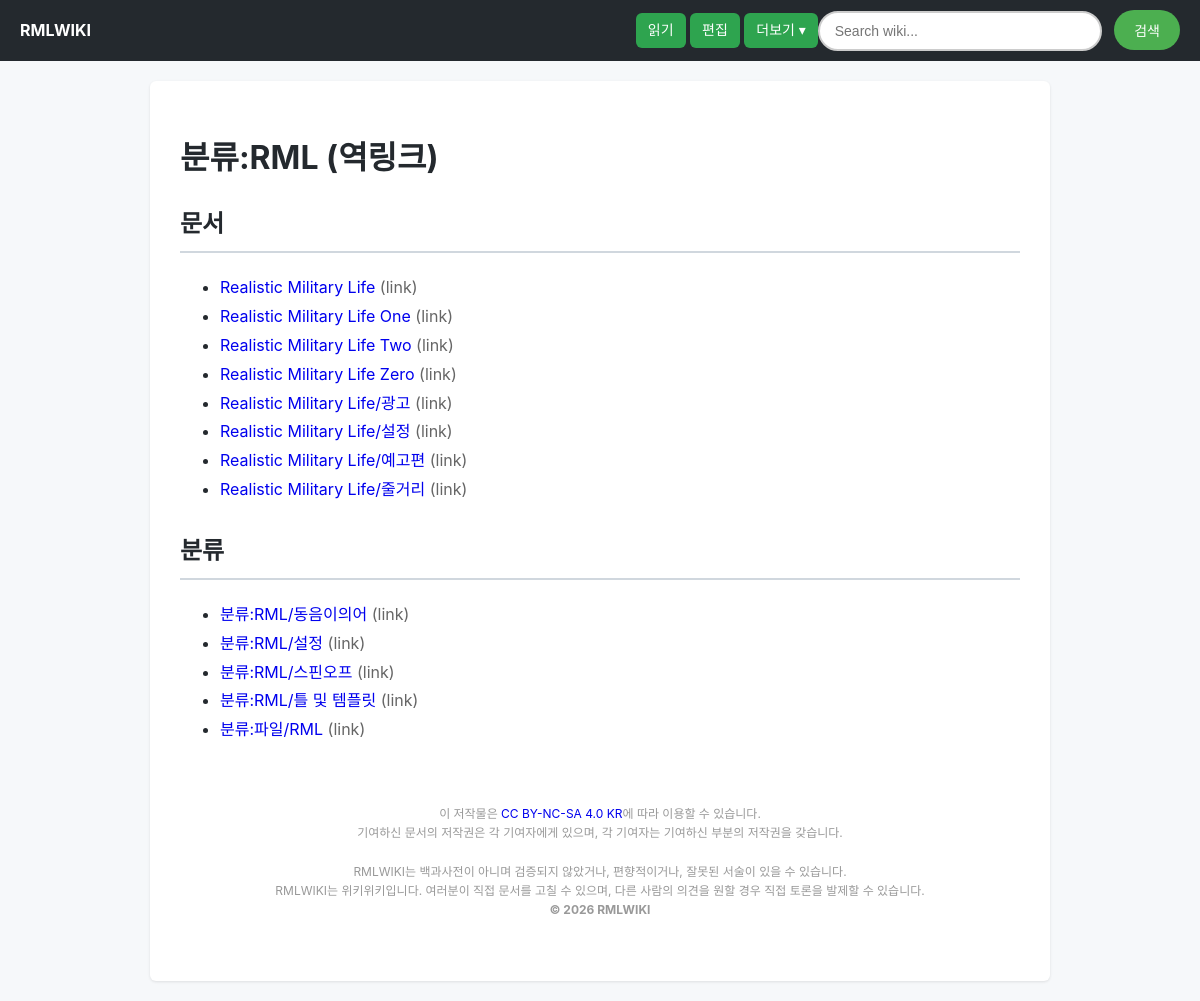
The app's page /backlink/분류:RML with its own data.
### tables this page shows
CREATE TABLE documents (
            id INTEGER PRIMARY KEY AUTOINCREMENT,
            title TEXT UNIQUE,
            content TEXT,
            is_protected INTEGER DEFAULT 0
        );

### app.py (the view)
@app.route("/backlink/<path:Document>")
def backlink(Document):
    Document = prefix(Document)
    return flask.render_template(
        "index.html",
        title=Document,
        mode="backlink",
        backlinks=get_backlinks(Document),
        wiki_name=config.WIKI_NAME,
        wiki_page=config.MAIN_PAGE,
        wiki_color=config.LOGO_COLOR
    )

### app.py (called while the page is built, shortened)
@app.context_processor
def inject_footer_content():
    return {
        "footer_content": config.FOOTER_CONTENT,
        "is_operator": is_admin_role(get_current_user_role())
    }

def prefix(Document):
    Document = urllib.parse.unquote(Document)
    if Document.startswith("문서:"):
        Document = Document[len("문서:"):]
    return Document

def normalize_redirect_target(target):
    if target is None:
        return None
    target = str(target).strip()
    if not target:
        return None
    target = urllib.parse.unquote(target)
    target = target.strip()
    if target.startswith("문서:"):
        target = target[len("문서:"):]
    return target or None

def get_document_namespace(title):
    for namespace in config.NAMESPACE_LIST:
        if title.startswith(f"{namespace}:"):
            return namespace
    return "문서"

def is_admin_role(role):
    if role is None:
        return False

def get_current_user_role():
    if flask.session.get('operator_authenticated'):
        return 'admin'
    username = flask.session.get('user')
    if not username:
        return None

def get_client_ip():
    return flask.request.remote_addr or "unknown"

def get_active_blocks(target_type, target):
    if not target:
        return []
    now = datetime.datetime.now().replace(microsecond=0).isoformat(sep=" ")
    conn = sqlite3.connect(config.DB_PATH)
    try:
        rows = conn.execute(
            """
            SELECT id, target_type, target, expires_at, reason, action,
                   blocked_by, created_at
            FROM access_blocks
            WHERE active = 1
              AND target_type = ?
              AND target = ?
              AND (expires_at IS NULL OR expires_at > ?)
            ORDER BY id DESC
            """,
            (target_type, target, now)
        ).fetchall()
        return rows
    finally:
        conn.close()

### templates/index.html (shortened to what this page needs)
<!DOCTYPE html>
<html lang="ko">
<head>
    <link rel="stylesheet" href="{{ url_for('static', filename='style.css') }}">
</head>
<body data-page-mode="{{ mode }}" data-document-title="{{ title }}" data-main-page="{{ wiki_page }}">
    <div class="menu">
        <a href="/w/{{ wiki_page }}" style="text-decoration: none; color: {{ wiki_color or 'white' }};"><b>{{ wiki_name or 'WIKI' }}</b></a>
        <a href="{{ url_for('view', Document=title) }}" class="box">읽기</a>&nbsp;
        <a href="{{ url_for('editing', Document=title) }}" class="box">편집</a>&nbsp;
        <details class="menu-more">
            <summary>더보기</summary>
        </details>
        <form action="/search">
            <input type="text" name="q" placeholder="Search wiki...">
            <button>검색</button>
        </form>
    </div>
    <div class="container">
        {% if mode == "w" %}
            <h1>{{ title }} {% if version %}(r{{ version }} 버전){% endif %}</h1>
            {% if come %}
                <div style="margin: 12px 0 16px; padding: 12px 14px; border: 1px solid #d0ebff; border-radius: 6px; background: #f1f8ff; color: #1864ab;">
                    <strong>↩ 리다이렉트 안내</strong><br>
                    이전 문서 <b>{{ come }}</b>에서 이 문서로 이동했습니다.<br>
                    <hr>
                    <a href="/edit/{{ come }}" style="color: #1864ab;"><strong>“{{ come }}” 문서 수정하러 가기</strong></a>
                </div>
            {% endif %}
            {% if letter %}
                <div class="Stub">이 문서는 토막글 문서입니다. 여러분의 기여로 문서를 가득 채워주시길 바랍니다.</div>
            {% endif %}
            <div class="wiki-body">
                {{ detail|safe }}
            </div>
        {% elif mode == "raw" %}
            <h1>{{ title }} (RAW r{{ version }})</h1>
            <textarea id="raw-document-content" class="wiki-raw-source" readonly>{{ raw_content }}</textarea>
            <button type="button" class="wiki-version-copy" data-copy-target="raw-document-content">전체 복사</button>
        {% elif mode == "edit" %}
            <h1>{{ title }} (편집)</h1>
            <form method='post' id="document-edit-form">
                <textarea name='content' rows='20' style="width: 100%; box-sizing: border-box;">{{ detail }}</textarea><br>
                <button type='submit' style="margin-top: 10px; padding: 10px 20px;">저장</button>
            </form>
        {% elif mode == "backlink" %}
            <h1>{{ title }} (역링크)</h1>
            {% if backlinks %}
                {% for namespace, items in backlinks.items() %}
                    <section style="margin: 20px 0 28px;">
                        <h2 style="border-bottom: 2px solid #d0d7de; padding-bottom: 8px;">{{ namespace }}</h2>
                        <ul style="line-height: 1.8;">
                        {% for item in items %}
                            <li>
                                <a href="{{ url_for('view', Document=item.title) }}">{{ item.title }}</a>
                                <span style="color: #666;">({{ item.type }})</span>
                            </li>
                        {% endfor %}
                        </ul>
                    </section>
                {% endfor %}
            {% else %}
                <p>이 문서를 가리키는 역링크가 없습니다.</p>
            {% endif %}
        {% elif mode == "admin" %}
            <h1>{{ title }}</h1>
        {% endif %}
        {{ footer_content|safe }}
    </div>
</body>
</html>

### static/style.css (style rules this page uses)
body { font-family: -apple-system, BlinkMacSystemFont, "Segoe UI", Roboto, "Helvetica Neue", Arial, sans-serif; line-height: 1.6; color: #24292e; background-color: #f6f8fa; margin: 0; padding: 0; display: flex; flex-direction: column; align-items: center; }
.container { width: 100%; max-width: 900px; background: #ffffff; padding: 30px; margin: 20px 0; box-shadow: 0 1px 3px rgba(0,0,0,0.1); border-radius: 6px; box-sizing: border-box; }
.menu { width: 100%; background-color: #24292e; padding: 10px 20px; display: flex; justify-content: flex-end; box-sizing: border-box; align-items: center; }
.menu .box, .menu-more > summary, .wiki-btn-create { background-color: #2ea44f; color: white; border: none; padding: 6px 12px; font-size: 14px; font-weight: 500; border-radius: 6px; cursor: pointer; transition: background 0.2s; text-decoration: none; }
.menu > a:first-child { margin-right: auto; }
.menu-more { position: relative; }
.menu-more > summary { list-style: none; }
.menu-more > summary::after { content: " ▾"; }
a { text-decoration: none; }
.menu input[type="text"] { width: 250px; padding: 10px 15px; border: 2px solid #ccc; border-radius: 25px; font-size: 14px; outline: none; transition: all 0.3s ease; }
button { padding: 10px 20px; margin-left: 8px; border: none; border-radius: 25px; background-color: #4CAF50; color: white; font-size: 14px; cursor: pointer; transition: background-color 0.3s ease; }
footer { text-align: center; padding: 20px; font-size: 12px; color: #999; }

### records on screen
documents: title "분류:RML"
documents: title "Realistic Military Life", type "link"
documents: title "Realistic Military Life One", type "link"
documents: title "Realistic Military Life Two", type "link"
documents: title "Realistic Military Life Zero", type "link"
documents: title "Realistic Military Life/광고", type "link"
documents: title "Realistic Military Life/설정", type "link"
documents: title "Realistic Military Life/예고편", type "link"
documents: title "Realistic Military Life/줄거리", type "link"
documents: title "분류:RML/동음이의어", type "link"
documents: title "분류:RML/설정", type "link"
documents: title "분류:RML/스핀오프", type "link"
documents: title "분류:RML/틀 및 템플릿", type "link"
documents: title "분류:파일/RML", type "link"

### other values on screen
{{ wiki_name or 'WIKI' }} "RMLWIKI"
{{ namespace }} "문서" "분류"
